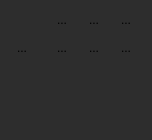
<?xml version="1.0" encoding="UTF-8"?>
<ui version="4.0">
 <class>DisplayOption</class>
 <widget class="QDockWidget" name="DisplayOption">
  <property name="geometry">
   <rect>
    <x>0</x>
    <y>0</y>
    <width>152</width>
    <height>140</height>
   </rect>
  </property>
  <property name="palette">
   <palette>
    <active>
     <colorrole role="WindowText">
      <brush brushstyle="SolidPattern">
       <color alpha="255">
        <red>255</red>
        <green>255</green>
        <blue>255</blue>
       </color>
      </brush>
     </colorrole>
     <colorrole role="Button">
      <brush brushstyle="SolidPattern">
       <color alpha="255">
        <red>45</red>
        <green>45</green>
        <blue>45</blue>
       </color>
      </brush>
     </colorrole>
     <colorrole role="Light">
      <brush brushstyle="SolidPattern">
       <color alpha="255">
        <red>67</red>
        <green>67</green>
        <blue>67</blue>
       </color>
      </brush>
     </colorrole>
     <colorrole role="Midlight">
      <brush brushstyle="SolidPattern">
       <color alpha="255">
        <red>56</red>
        <green>56</green>
        <blue>56</blue>
       </color>
      </brush>
     </colorrole>
     <colorrole role="Dark">
      <brush brushstyle="SolidPattern">
       <color alpha="255">
        <red>22</red>
        <green>22</green>
        <blue>22</blue>
       </color>
      </brush>
     </colorrole>
     <colorrole role="Mid">
      <brush brushstyle="SolidPattern">
       <color alpha="255">
        <red>30</red>
        <green>30</green>
        <blue>30</blue>
       </color>
      </brush>
     </colorrole>
     <colorrole role="Text">
      <brush brushstyle="SolidPattern">
       <color alpha="255">
        <red>255</red>
        <green>255</green>
        <blue>255</blue>
       </color>
      </brush>
     </colorrole>
     <colorrole role="BrightText">
      <brush brushstyle="SolidPattern">
       <color alpha="255">
        <red>255</red>
        <green>255</green>
        <blue>255</blue>
       </color>
      </brush>
     </colorrole>
     <colorrole role="ButtonText">
      <brush brushstyle="SolidPattern">
       <color alpha="255">
        <red>0</red>
        <green>0</green>
        <blue>0</blue>
       </color>
      </brush>
     </colorrole>
     <colorrole role="Base">
      <brush brushstyle="SolidPattern">
       <color alpha="255">
        <red>0</red>
        <green>0</green>
        <blue>0</blue>
       </color>
      </brush>
     </colorrole>
     <colorrole role="Window">
      <brush brushstyle="SolidPattern">
       <color alpha="255">
        <red>45</red>
        <green>45</green>
        <blue>45</blue>
       </color>
      </brush>
     </colorrole>
     <colorrole role="Shadow">
      <brush brushstyle="SolidPattern">
       <color alpha="255">
        <red>0</red>
        <green>0</green>
        <blue>0</blue>
       </color>
      </brush>
     </colorrole>
     <colorrole role="AlternateBase">
      <brush brushstyle="SolidPattern">
       <color alpha="255">
        <red>22</red>
        <green>22</green>
        <blue>22</blue>
       </color>
      </brush>
     </colorrole>
     <colorrole role="ToolTipBase">
      <brush brushstyle="SolidPattern">
       <color alpha="255">
        <red>255</red>
        <green>255</green>
        <blue>220</blue>
       </color>
      </brush>
     </colorrole>
     <colorrole role="ToolTipText">
      <brush brushstyle="SolidPattern">
       <color alpha="255">
        <red>0</red>
        <green>0</green>
        <blue>0</blue>
       </color>
      </brush>
     </colorrole>
    </active>
    <inactive>
     <colorrole role="WindowText">
      <brush brushstyle="SolidPattern">
       <color alpha="255">
        <red>255</red>
        <green>255</green>
        <blue>255</blue>
       </color>
      </brush>
     </colorrole>
     <colorrole role="Button">
      <brush brushstyle="SolidPattern">
       <color alpha="255">
        <red>45</red>
        <green>45</green>
        <blue>45</blue>
       </color>
      </brush>
     </colorrole>
     <colorrole role="Light">
      <brush brushstyle="SolidPattern">
       <color alpha="255">
        <red>67</red>
        <green>67</green>
        <blue>67</blue>
       </color>
      </brush>
     </colorrole>
     <colorrole role="Midlight">
      <brush brushstyle="SolidPattern">
       <color alpha="255">
        <red>56</red>
        <green>56</green>
        <blue>56</blue>
       </color>
      </brush>
     </colorrole>
     <colorrole role="Dark">
      <brush brushstyle="SolidPattern">
       <color alpha="255">
        <red>22</red>
        <green>22</green>
        <blue>22</blue>
       </color>
      </brush>
     </colorrole>
     <colorrole role="Mid">
      <brush brushstyle="SolidPattern">
       <color alpha="255">
        <red>30</red>
        <green>30</green>
        <blue>30</blue>
       </color>
      </brush>
     </colorrole>
     <colorrole role="Text">
      <brush brushstyle="SolidPattern">
       <color alpha="255">
        <red>255</red>
        <green>255</green>
        <blue>255</blue>
       </color>
      </brush>
     </colorrole>
     <colorrole role="BrightText">
      <brush brushstyle="SolidPattern">
       <color alpha="255">
        <red>255</red>
        <green>255</green>
        <blue>255</blue>
       </color>
      </brush>
     </colorrole>
     <colorrole role="ButtonText">
      <brush brushstyle="SolidPattern">
       <color alpha="255">
        <red>0</red>
        <green>0</green>
        <blue>0</blue>
       </color>
      </brush>
     </colorrole>
     <colorrole role="Base">
      <brush brushstyle="SolidPattern">
       <color alpha="255">
        <red>0</red>
        <green>0</green>
        <blue>0</blue>
       </color>
      </brush>
     </colorrole>
     <colorrole role="Window">
      <brush brushstyle="SolidPattern">
       <color alpha="255">
        <red>45</red>
        <green>45</green>
        <blue>45</blue>
       </color>
      </brush>
     </colorrole>
     <colorrole role="Shadow">
      <brush brushstyle="SolidPattern">
       <color alpha="255">
        <red>0</red>
        <green>0</green>
        <blue>0</blue>
       </color>
      </brush>
     </colorrole>
     <colorrole role="AlternateBase">
      <brush brushstyle="SolidPattern">
       <color alpha="255">
        <red>22</red>
        <green>22</green>
        <blue>22</blue>
       </color>
      </brush>
     </colorrole>
     <colorrole role="ToolTipBase">
      <brush brushstyle="SolidPattern">
       <color alpha="255">
        <red>255</red>
        <green>255</green>
        <blue>220</blue>
       </color>
      </brush>
     </colorrole>
     <colorrole role="ToolTipText">
      <brush brushstyle="SolidPattern">
       <color alpha="255">
        <red>0</red>
        <green>0</green>
        <blue>0</blue>
       </color>
      </brush>
     </colorrole>
    </inactive>
    <disabled>
     <colorrole role="WindowText">
      <brush brushstyle="SolidPattern">
       <color alpha="255">
        <red>22</red>
        <green>22</green>
        <blue>22</blue>
       </color>
      </brush>
     </colorrole>
     <colorrole role="Button">
      <brush brushstyle="SolidPattern">
       <color alpha="255">
        <red>45</red>
        <green>45</green>
        <blue>45</blue>
       </color>
      </brush>
     </colorrole>
     <colorrole role="Light">
      <brush brushstyle="SolidPattern">
       <color alpha="255">
        <red>67</red>
        <green>67</green>
        <blue>67</blue>
       </color>
      </brush>
     </colorrole>
     <colorrole role="Midlight">
      <brush brushstyle="SolidPattern">
       <color alpha="255">
        <red>56</red>
        <green>56</green>
        <blue>56</blue>
       </color>
      </brush>
     </colorrole>
     <colorrole role="Dark">
      <brush brushstyle="SolidPattern">
       <color alpha="255">
        <red>22</red>
        <green>22</green>
        <blue>22</blue>
       </color>
      </brush>
     </colorrole>
     <colorrole role="Mid">
      <brush brushstyle="SolidPattern">
       <color alpha="255">
        <red>30</red>
        <green>30</green>
        <blue>30</blue>
       </color>
      </brush>
     </colorrole>
     <colorrole role="Text">
      <brush brushstyle="SolidPattern">
       <color alpha="255">
        <red>22</red>
        <green>22</green>
        <blue>22</blue>
       </color>
      </brush>
     </colorrole>
     <colorrole role="BrightText">
      <brush brushstyle="SolidPattern">
       <color alpha="255">
        <red>255</red>
        <green>255</green>
        <blue>255</blue>
       </color>
      </brush>
     </colorrole>
     <colorrole role="ButtonText">
      <brush brushstyle="SolidPattern">
       <color alpha="255">
        <red>22</red>
        <green>22</green>
        <blue>22</blue>
       </color>
      </brush>
     </colorrole>
     <colorrole role="Base">
      <brush brushstyle="SolidPattern">
       <color alpha="255">
        <red>45</red>
        <green>45</green>
        <blue>45</blue>
       </color>
      </brush>
     </colorrole>
     <colorrole role="Window">
      <brush brushstyle="SolidPattern">
       <color alpha="255">
        <red>45</red>
        <green>45</green>
        <blue>45</blue>
       </color>
      </brush>
     </colorrole>
     <colorrole role="Shadow">
      <brush brushstyle="SolidPattern">
       <color alpha="255">
        <red>0</red>
        <green>0</green>
        <blue>0</blue>
       </color>
      </brush>
     </colorrole>
     <colorrole role="AlternateBase">
      <brush brushstyle="SolidPattern">
       <color alpha="255">
        <red>45</red>
        <green>45</green>
        <blue>45</blue>
       </color>
      </brush>
     </colorrole>
     <colorrole role="ToolTipBase">
      <brush brushstyle="SolidPattern">
       <color alpha="255">
        <red>255</red>
        <green>255</green>
        <blue>220</blue>
       </color>
      </brush>
     </colorrole>
     <colorrole role="ToolTipText">
      <brush brushstyle="SolidPattern">
       <color alpha="255">
        <red>0</red>
        <green>0</green>
        <blue>0</blue>
       </color>
      </brush>
     </colorrole>
    </disabled>
   </palette>
  </property>
  <property name="windowTitle">
   <string comment="Window title of display options like .">Display</string>
  </property>
  <widget class="QWidget" name="innerWidget">
   <layout class="QVBoxLayout" name="verticalLayout">
    <property name="spacing">
     <number>2</number>
    </property>
    <property name="leftMargin">
     <number>4</number>
    </property>
    <property name="topMargin">
     <number>4</number>
    </property>
    <property name="rightMargin">
     <number>4</number>
    </property>
    <property name="bottomMargin">
     <number>4</number>
    </property>
    <item>
     <layout class="QGridLayout" name="gridLayout">
      <item row="1" column="2">
       <widget class="QToolButton" name="onionNextButton">
        <property name="toolTip">
         <string>Onion skin next frame</string>
        </property>
        <property name="statusTip">
         <string>Onion skin next frame</string>
        </property>
        <property name="text">
         <string>...</string>
        </property>
        <property name="icon">
         <iconset resource="../data/app.qrc">
          <normaloff>:/app/icons/onionNext.png</normaloff>:/app/icons/onionNext.png</iconset>
        </property>
        <property name="iconSize">
         <size>
          <width>24</width>
          <height>24</height>
         </size>
        </property>
        <property name="checkable">
         <bool>true</bool>
        </property>
        <property name="autoRaise">
         <bool>true</bool>
        </property>
       </widget>
      </item>
      <item row="0" column="0">
       <widget class="QToolButton" name="mirrorButton">
        <property name="toolTip">
         <string>Horizontal flip</string>
        </property>
        <property name="text">
         <string notr="true"/>
        </property>
        <property name="icon">
         <iconset resource="../data/app.qrc">
          <normaloff>:/app/icons/mirror.png</normaloff>:/app/icons/mirror.png</iconset>
        </property>
        <property name="iconSize">
         <size>
          <width>24</width>
          <height>24</height>
         </size>
        </property>
        <property name="checkable">
         <bool>true</bool>
        </property>
        <property name="popupMode">
         <enum>QToolButton::DelayedPopup</enum>
        </property>
        <property name="toolButtonStyle">
         <enum>Qt::ToolButtonIconOnly</enum>
        </property>
        <property name="autoRaise">
         <bool>true</bool>
        </property>
       </widget>
      </item>
      <item row="1" column="0">
       <widget class="QToolButton" name="mirrorVButton">
        <property name="toolTip">
         <string>Vertical flip</string>
        </property>
        <property name="text">
         <string>...</string>
        </property>
        <property name="icon">
         <iconset resource="../data/app.qrc">
          <normaloff>:/app/icons/mirrorV.png</normaloff>:/app/icons/mirrorV.png</iconset>
        </property>
        <property name="iconSize">
         <size>
          <width>24</width>
          <height>24</height>
         </size>
        </property>
        <property name="checkable">
         <bool>true</bool>
        </property>
        <property name="autoRaise">
         <bool>true</bool>
        </property>
       </widget>
      </item>
      <item row="0" column="2">
       <widget class="QToolButton" name="onionPrevButton">
        <property name="toolTip">
         <string>Onion skin previous frame</string>
        </property>
        <property name="statusTip">
         <string>Onion skin previous frame</string>
        </property>
        <property name="autoFillBackground">
         <bool>false</bool>
        </property>
        <property name="text">
         <string>...</string>
        </property>
        <property name="icon">
         <iconset resource="../data/app.qrc">
          <normaloff>:/app/icons/onionPrev.png</normaloff>:/app/icons/onionPrev.png</iconset>
        </property>
        <property name="iconSize">
         <size>
          <width>24</width>
          <height>24</height>
         </size>
        </property>
        <property name="checkable">
         <bool>true</bool>
        </property>
        <property name="autoRaise">
         <bool>true</bool>
        </property>
       </widget>
      </item>
      <item row="0" column="1">
       <widget class="QToolButton" name="thinLinesButton">
        <property name="mouseTracking">
         <bool>false</bool>
        </property>
        <property name="acceptDrops">
         <bool>true</bool>
        </property>
        <property name="toolTip">
         <string>Show invisible lines</string>
        </property>
        <property name="text">
         <string>...</string>
        </property>
        <property name="icon">
         <iconset resource="../data/app.qrc">
          <normaloff>:/app/icons/thinlines5.png</normaloff>:/app/icons/thinlines5.png</iconset>
        </property>
        <property name="iconSize">
         <size>
          <width>24</width>
          <height>24</height>
         </size>
        </property>
        <property name="checkable">
         <bool>true</bool>
        </property>
        <property name="autoRaise">
         <bool>true</bool>
        </property>
       </widget>
      </item>
      <item row="1" column="1">
       <widget class="QToolButton" name="outLinesButton">
        <property name="toolTip">
         <string>Show outlines only</string>
        </property>
        <property name="text">
         <string>...</string>
        </property>
        <property name="icon">
         <iconset resource="../data/app.qrc">
          <normaloff>:/app/icons/outlines5.png</normaloff>:/app/icons/outlines5.png</iconset>
        </property>
        <property name="iconSize">
         <size>
          <width>24</width>
          <height>24</height>
         </size>
        </property>
        <property name="checkable">
         <bool>true</bool>
        </property>
        <property name="autoRaise">
         <bool>true</bool>
        </property>
       </widget>
      </item>
      <item row="0" column="3">
       <widget class="QToolButton" name="onionRedButton">
        <property name="toolTip">
         <string>Onion skin color: red</string>
        </property>
        <property name="statusTip">
         <string>Onion skin color: red</string>
        </property>
        <property name="text">
         <string>...</string>
        </property>
        <property name="icon">
         <iconset resource="../data/app.qrc">
          <normaloff>:/app/icons/onion-red.png</normaloff>:/app/icons/onion-red.png</iconset>
        </property>
        <property name="iconSize">
         <size>
          <width>24</width>
          <height>24</height>
         </size>
        </property>
        <property name="checkable">
         <bool>true</bool>
        </property>
        <property name="autoRaise">
         <bool>true</bool>
        </property>
       </widget>
      </item>
      <item row="1" column="3">
       <widget class="QToolButton" name="onionBlueButton">
        <property name="maximumSize">
         <size>
          <width>100</width>
          <height>30</height>
         </size>
        </property>
        <property name="toolTip">
         <string>Onion skin color: blue</string>
        </property>
        <property name="statusTip">
         <string>Onion skin color: blue</string>
        </property>
        <property name="autoFillBackground">
         <bool>false</bool>
        </property>
        <property name="text">
         <string>...</string>
        </property>
        <property name="icon">
         <iconset resource="../data/app.qrc">
          <normaloff>:/app/icons/onion-blue.png</normaloff>:/app/icons/onion-blue.png</iconset>
        </property>
        <property name="iconSize">
         <size>
          <width>24</width>
          <height>24</height>
         </size>
        </property>
        <property name="checkable">
         <bool>true</bool>
        </property>
        <property name="autoRaise">
         <bool>true</bool>
        </property>
       </widget>
      </item>
     </layout>
    </item>
    <item>
     <spacer name="verticalSpacer">
      <property name="orientation">
       <enum>Qt::Vertical</enum>
      </property>
      <property name="sizeHint" stdset="0">
       <size>
        <width>20</width>
        <height>40</height>
       </size>
      </property>
     </spacer>
    </item>
   </layout>
  </widget>
 </widget>
 <resources>
  <include location="../data/app.qrc"/>
 </resources>
 <connections/>
 <slots>
  <slot>onionPrevButtonClicked(bool)</slot>
  <slot>onionNextButtonClicked(bool)</slot>
  <slot>onionBlueButtonClicked(bool)</slot>
  <slot>onionRedButtonClicked(bool)</slot>
  <slot>toggleMirror(bool)</slot>
  <slot>toggleMirrorV(bool)</slot>
 </slots>
</ui>
